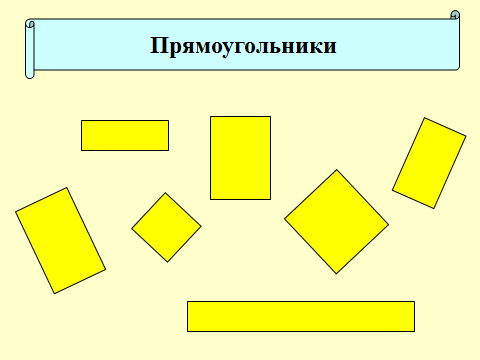
#> input picture Test1.png, 480 x 360 px, given in place of the camera
$ python lesson5.py   (older library calls are emulated)
#> lines starting #> are read from the running program, lines starting #| are printed output that depends on the picture; after the words box and inside, x2 and y2 are one past the last pixel; in counts of white or black regions, pixels touching at a corner belong together
# Градиенты и края

import cv2
import numpy as np

def on_trackbar(x):
    pass

cap = cv2.VideoCapture(0)
cv2.namedWindow('frame')

cv2.createTrackbar('Lower', 'frame', 0, 255, on_trackbar) # Отрисовка ползунков
cv2.createTrackbar('Upper', 'frame', 0, 255, on_trackbar) # Отрисовка ползунков


while True:
    ret, frame = cap.read()
#> frame is the input picture: shape (360, 480, 3); mean B, G, R 169.7, 248.7, 242.7
    gray = cv2.cvtColor(frame, cv2.COLOR_BGR2GRAY) # Изображение в ч\б
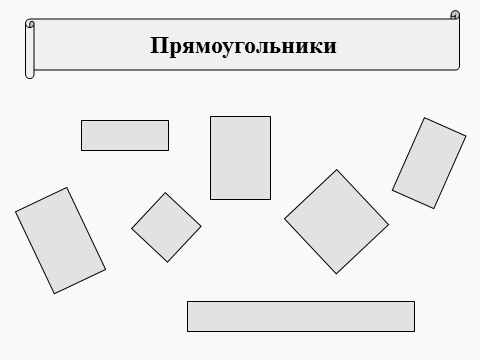
#> gray: shape (360, 480); min 0, max 249, mean 237.8

    framex = cv2.Sobel(gray, cv2.CV_64F, 1, 0, ksize = 5)  # создание градиента по x
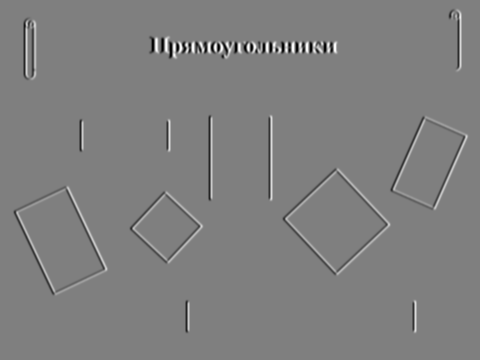
#> framex: shape (360, 480) float64; min -11520, max 11520, mean 0; drawn with min black and max white
    # cv2.CV_64F = размер изображения с которым будет работать
    framey = cv2.Sobel(gray, cv2.CV_64F, 0, 1, ksize = 5) # создание градиента по y
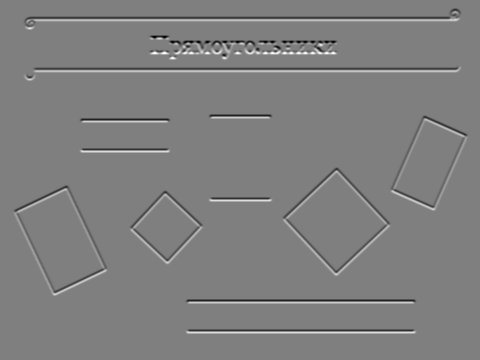
#> framey: shape (360, 480) float64; min -11254, max 11329, mean 0; drawn with min black and max white


    # получем текущие значение ползунка
    lower_val = cv2.getTrackbarPos('Lower', 'frame')
    upper_val = cv2.getTrackbarPos('Upper', 'frame')

    edge = cv2.Canny(gray, lower_val, upper_val)
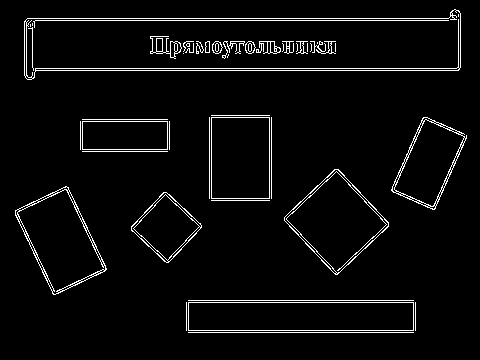
#> edge: shape (360, 480); 4.1% white in thin lines or dots, all inside (x1, y1, x2, y2) = (15, 9, 467, 333)

    cv2.imshow('frame', frame)
    cv2.imshow('x', framex)
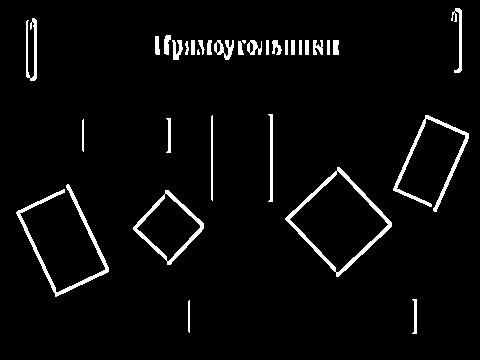
#> window 'x': shape (360, 480); 3.9% white; 33 white regions (2 under 20 px), largest, box (x1, y1, x2, y2) and area: (285, 167, 392, 277) 1140, (16, 184, 109, 297) 1089, (393, 115, 469, 212) 907
    cv2.imshow('y', framey)
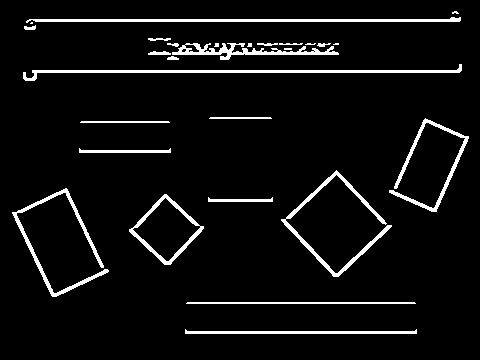
#> window 'y': shape (360, 480); 5.7% white; 28 white regions (7 under 20 px), largest, box (x1, y1, x2, y2) and area: (23, 64, 462, 81) 1381, (26, 17, 461, 23) 1311, (281, 170, 392, 277) 1138
    cv2.imshow('edge', edge)

    k = cv2.waitKey(1) & 0xFF
#> (key Esc is pressed here)
    if k == 27:
        break

cv2.destroyAllWindows()
